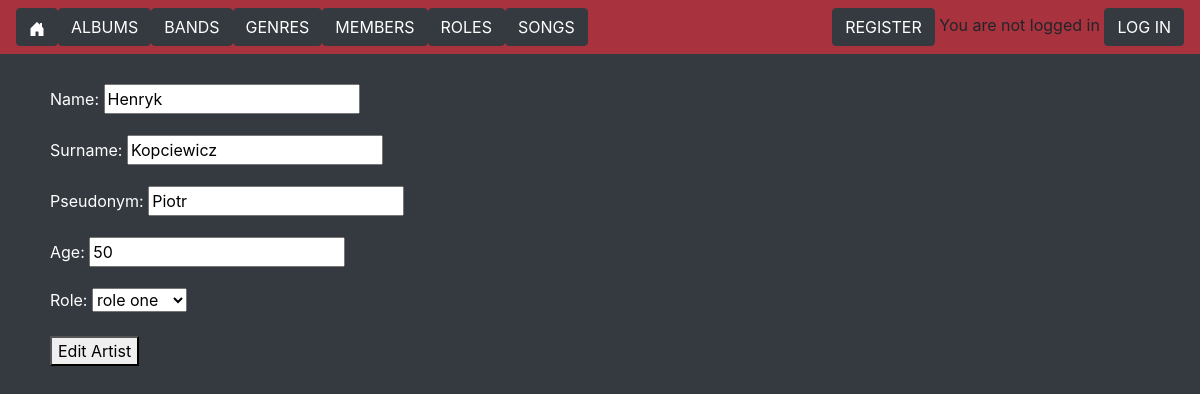
The page /edit_member/5/ on the database its author committed.
### zotify/models.py (models this page shows, shortened)
class Member(models.Model):
    name = models.CharField(max_length=50)
    surname = models.CharField(max_length=50)
    pseudonym = models.CharField(max_length=50)
    age = models.SmallIntegerField(blank=True, null=True)
    role = models.ForeignKey(Role, null=True, on_delete=models.CASCADE, default='brak')

class Role(models.Model):
    name = models.CharField(max_length=50)
    def __str__(self):
        return self.name

### zotify/views.py (the view)
# urls.py: path('edit_member/<int:member_id>/', views.edit_member, name='edit_member'),
def edit_member(request, member_id):
    item = get_object_or_404(Member, pk=member_id)
    form = MemberForm(request.POST or None, request.FILES or None, instance=item)
    if form.is_valid():
        form.save()
        return redirect(members)
    return render(request, 'zotify/edit_member.html', {'form': form})

### zotify/forms.py
class MemberForm(ModelForm):
    class Meta:
        model = Member
        fields = ['name', 'surname', 'pseudonym', 'age', 'role']

### zotify/templates/zotify/edit_member.html (shortened to what this page needs)
{% extends "zotify/main.html" %}
{% block content %}
{% load static %}
<link rel="stylesheet" type="text/css" href="{% static 'zotify/lista.css' %}">
<div class="forma">
    <form method="post" enctype="multipart/form-data">
        {{ form.as_p }}
        <button type="submit">Edit Artist</button>
    </form>
</div>
{% endblock content %}

### zotify/static/zotify/main.css (style rules this page uses)
.bg-color { background: rgb(52, 58, 64) !important; }

### zotify/static/zotify/lista.css (style rules this page uses)
.forma { color: white; padding: 30px 0; padding-left: 50px; }

### rows shown on the page
Member: name "Henryk", surname "Kopciewicz", pseudonym "Piotr", age "50", role "role one"
